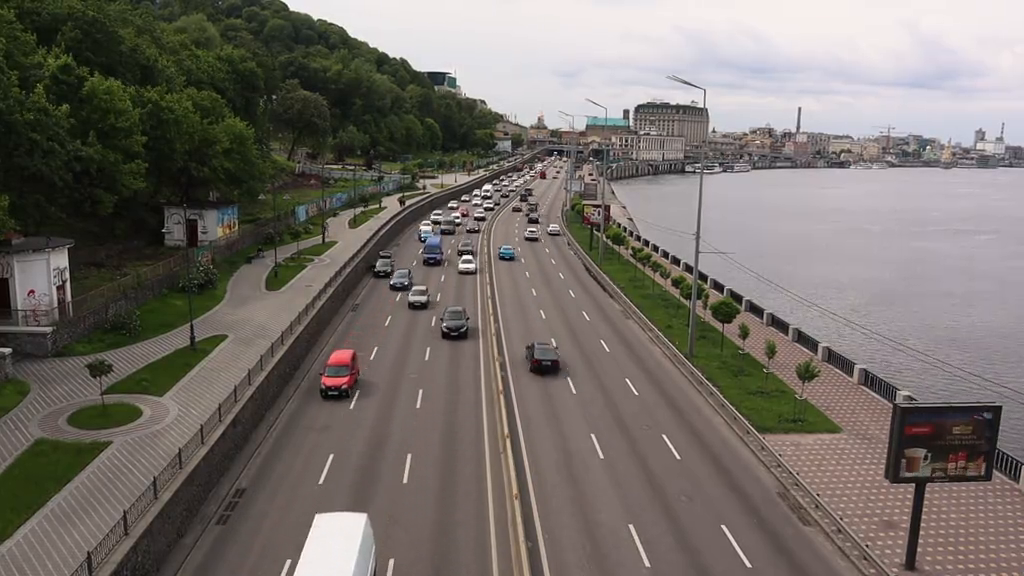
#> input picture frame 51 of Lab5/car.mp4, 1024 x 576 px, given in place of the camera
$ python main.py
#> lines starting #> are read from the running program, lines starting #| are printed output that depends on the picture; after the words box and inside, x2 and y2 are one past the last pixel; in counts of white or black regions, pixels touching at a corner belong together
import cv2 as cv
import numpy as np
import time


# [178 lines left out: functions sparse_optical_flow, dense_optical_flow, moving_objects_detection, not called in this run]

def real_time_analysis(source=0):
#> called with source = 0
    cap = cv.VideoCapture(source)

    if not cap.isOpened():
        print("Error: Cannot open video source.")
        return

    ret, frame1 = cap.read()
#> frame1 is the input picture: shape (576, 1024, 3); mean B, G, R 105, 110.8, 117
    if not ret:
        print("Error: Cannot read the first frame.")
        return

    prvs = cv.cvtColor(frame1, cv.COLOR_BGR2GRAY)
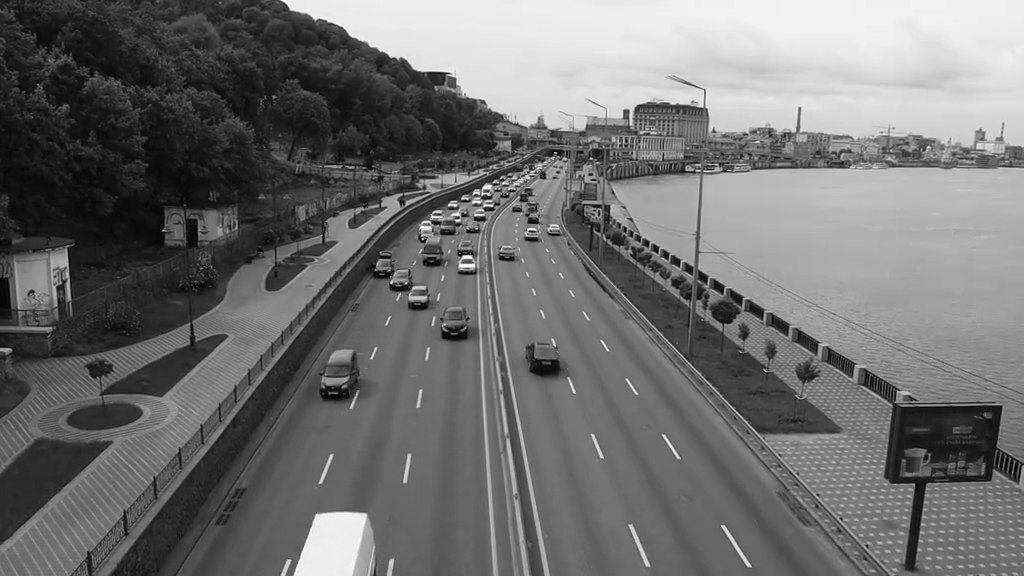
#> prvs: shape (576, 1024); min 0, max 255, mean 112.1
    start_time = time.time()
    frame_count = 0

    while cap.isOpened():
        ret, frame2 = cap.read()
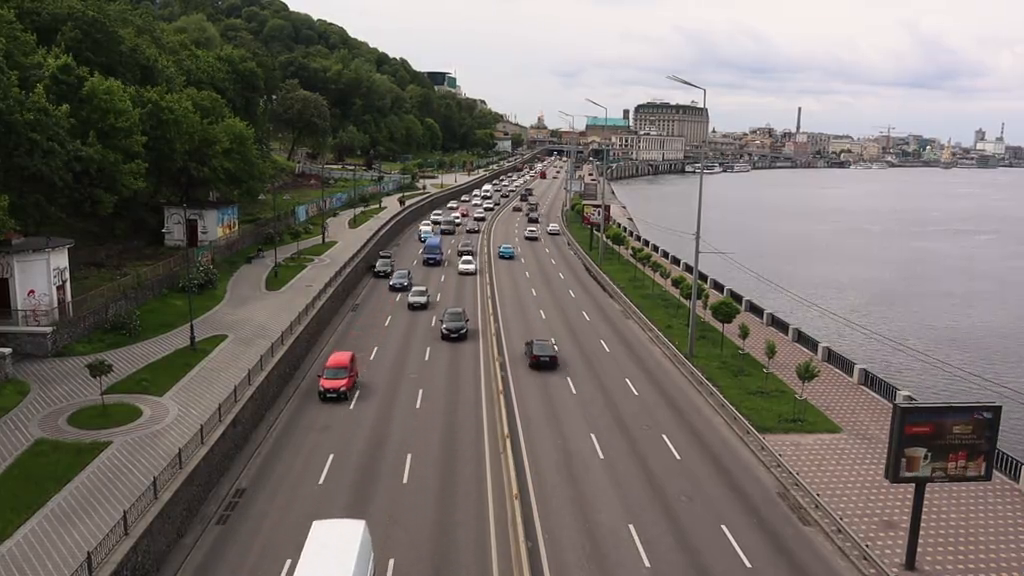
#> input picture frame 52 of Lab5/car.mp4, 1024 x 576 px, given in place of the camera
#> frame2 is the input picture: shape (576, 1024, 3); mean B, G, R 105, 110.8, 117
        if not ret:
            break

        next_frame = cv.cvtColor(frame2, cv.COLOR_BGR2GRAY)

        # Compute dense optical flow
        flow = cv.calcOpticalFlowFarneback(prvs, next_frame, None, 0.5, 3, 15, 3, 5, 1.2, 0)
        mag, ang = cv.cartToPolar(flow[..., 0], flow[..., 1])
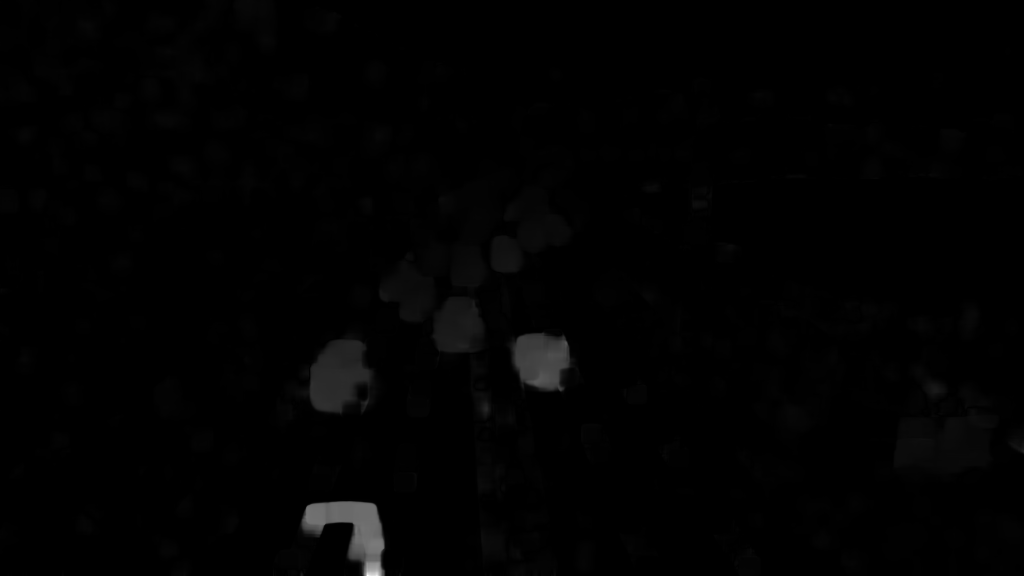
#> mag: shape (576, 1024) float32; min 0, max 16.26, mean 0.14; drawn with min black and max white
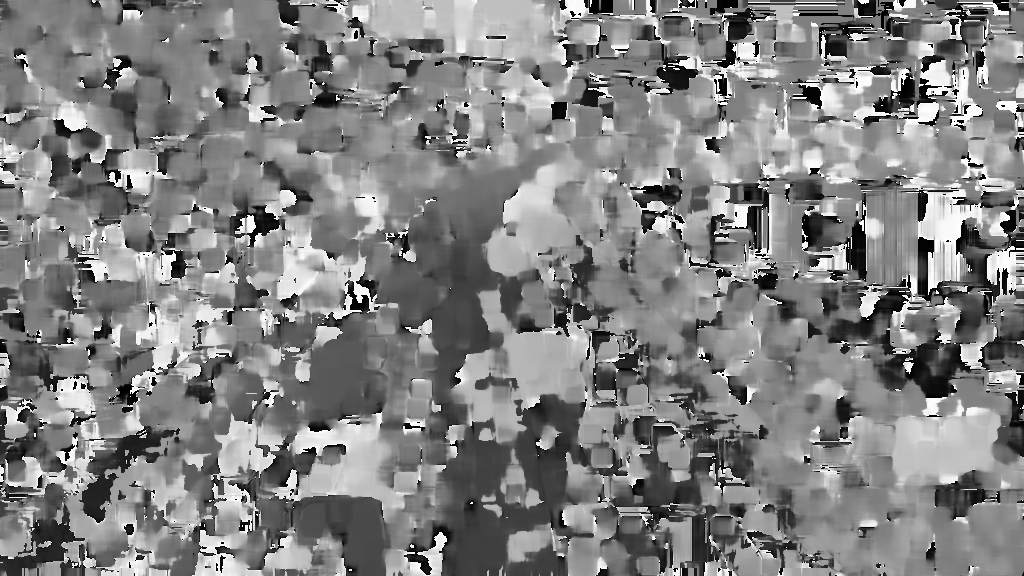
#> ang: shape (576, 1024) float32; min 9.37e-16, max 6.28, mean 3.22; drawn with min black and max white

        # Normalize magnitude for visualization
        motion_magnitude = cv.normalize(mag, None, 0, 255, cv.NORM_MINMAX)

        # Adaptive threshold for motion mask
        _, motion_mask = cv.threshold(motion_magnitude, 25, 255, cv.THRESH_BINARY)
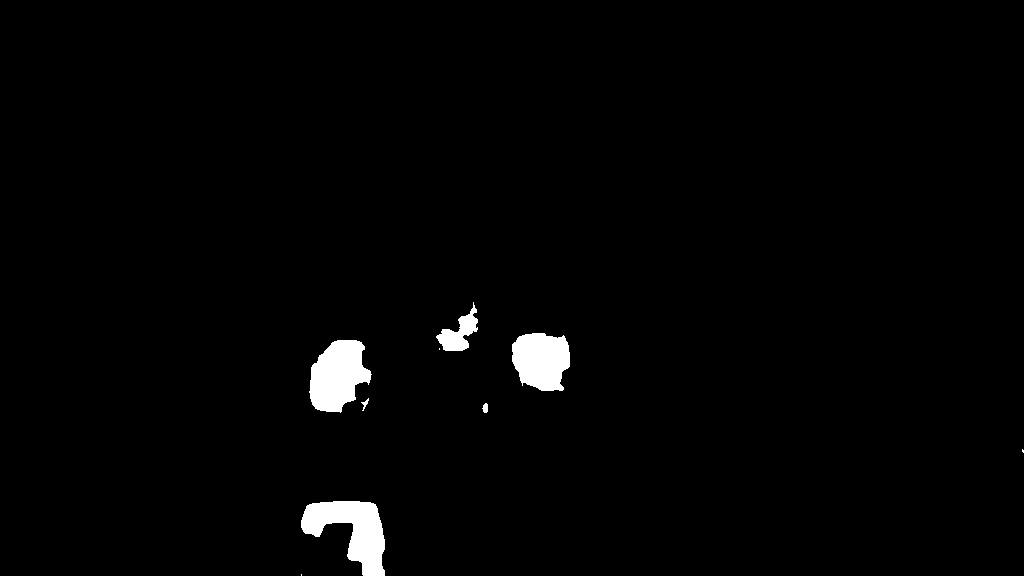
#> motion_mask: shape (576, 1024) float32; 1.7% white; 9 white regions (3 under 20 px), largest, box (x1, y1, x2, y2) and area: (301, 501, 385, 576) 3410, (309, 340, 372, 413) 3146, (512, 333, 570, 391) 2701, (436, 302, 478, 351) 883, (482, 403, 488, 413) 45, (361, 398, 369, 411) 37
        motion_mask = motion_mask.astype(np.uint8)

        # Apply morphological operations to remove noise
        kernel = np.ones((5, 5), np.uint8)
        motion_mask = cv.morphologyEx(motion_mask, cv.MORPH_OPEN, kernel)
#> motion_mask: shape (576, 1024); 1.7% white; 5 white regions, box (x1, y1, x2, y2) and area: (301, 501, 385, 576) 3407, (310, 340, 371, 412) 3130, (512, 333, 570, 391) 2683, (438, 314, 477, 351) 814, (483, 405, 488, 412) 35
        motion_mask = cv.morphologyEx(motion_mask, cv.MORPH_CLOSE, kernel)
#> motion_mask: shape (576, 1024); 1.7% white; 5 white regions

        # Find contours of moving objects
        contours, _ = cv.findContours(motion_mask, cv.RETR_EXTERNAL, cv.CHAIN_APPROX_SIMPLE)
#> contours = 5 contours; box (x1, y1, x2, y2) and area: (301, 501, 385, 576) 3256, (310, 340, 371, 412) 3022, (512, 333, 570, 391) 2594, (438, 314, 477, 351) 757, (483, 405, 488, 412) 24

        for cnt in contours:
            if cv.contourArea(cnt) > 1000:  # Ignore small movements
                x, y, w, h = cv.boundingRect(cnt)

                # Compute average motion speed
                avg_speed = np.mean(mag[np.where(motion_mask[y:y+h, x:x+w] > 0)])

                # Compute average motion direction
                avg_angle = np.mean(ang[np.where(motion_mask[y:y+h, x:x+w] > 0)]) * (180 / np.pi)

                # Draw bounding box
                cv.rectangle(frame2, (x, y), (x + w, y + h), (0, 255, 0), 2)

                # Display motion information
                text_color = (0, 255, 0)
                cv.putText(frame2, f"Speed: {avg_speed:.2f} px/frame", (x, y - 10),
                           cv.FONT_HERSHEY_SIMPLEX, 0.5, text_color, 1)
                cv.putText(frame2, f"Dir: {avg_angle:.1f} deg", (x, y - 30),
                           cv.FONT_HERSHEY_SIMPLEX, 0.5, text_color, 1)
#> this loop made 5 passes
#> (x, y, w, h, avg_speed, avg_angle) on passes 1, 3, 4: (301, 501, 84, 75, 0.0906, 176.8), (310, 340, 61, 72, 0.068, 172.9), (512, 333, 58, 58, 0.0694, 168.5)
#> cnt on pass 2: [[483, 405], [483, 411], [487, 411], [487, 405]]
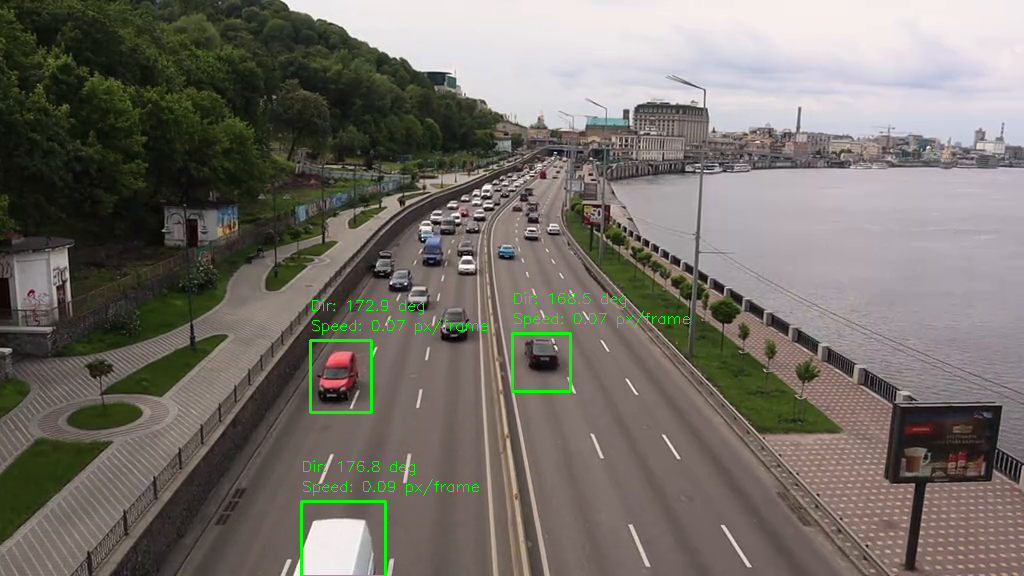
#> frame2: shape (576, 1024, 3); 0.69% of pixels changed, all inside (x1, y1, x2, y2) = (300, 292, 690, 576)

        # Display processed frame
        cv.imshow('Real-Time Motion Analysis', frame2)

        # Exit on ESC key
        if cv.waitKey(30) & 0xFF == 27:
#> (key Esc is pressed here)
            break

        prvs = next_frame
        frame_count += 1

    elapsed_time = time.time() - start_time
    if frame_count > 0:
        print(f'Average processing time per frame: {elapsed_time / frame_count:.4f} seconds')

    cap.release()
    cv.destroyAllWindows()


videoPath = r"C:\#Projects\ZAOWIR\Lab5\car.mp4"

#sparse_optical_flow(videoPath)
#dense_optical_flow(videoPath)
#moving_objects_detection(videoPath)
real_time_analysis(0)

$ run again, starting later in the video
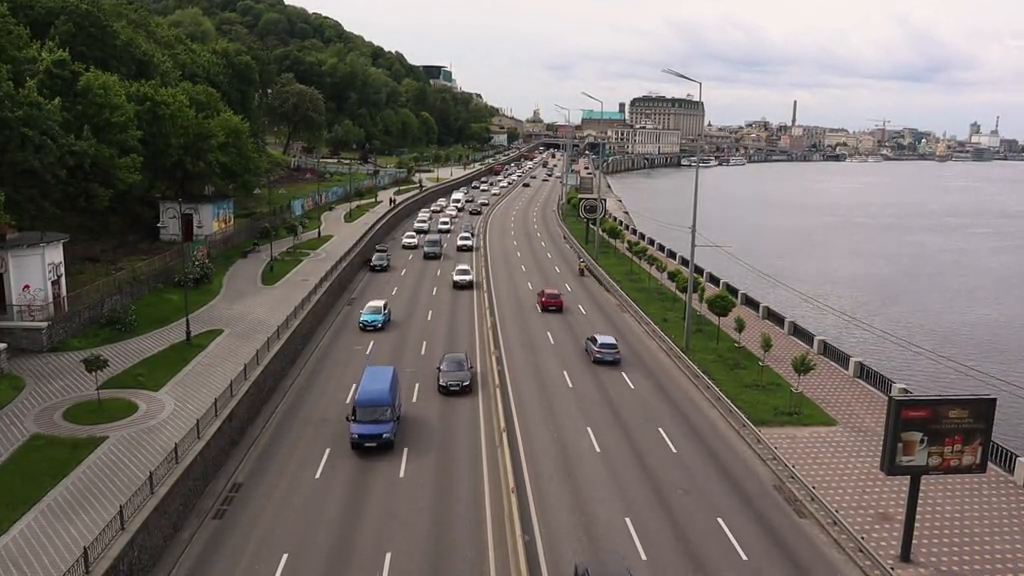
#> input picture frame 231 of Lab5/car.mp4, 1024 x 576 px, given in place of the camera
#> in real_time_analysis, frame1 is the input picture: shape (576, 1024, 3); mean B, G, R 103.7, 109.2, 115.3
#> in real_time_analysis, `_, motion_mask = cv.threshold(motion_magnitude, 25, 255, cv.THRESH_BIN..`:
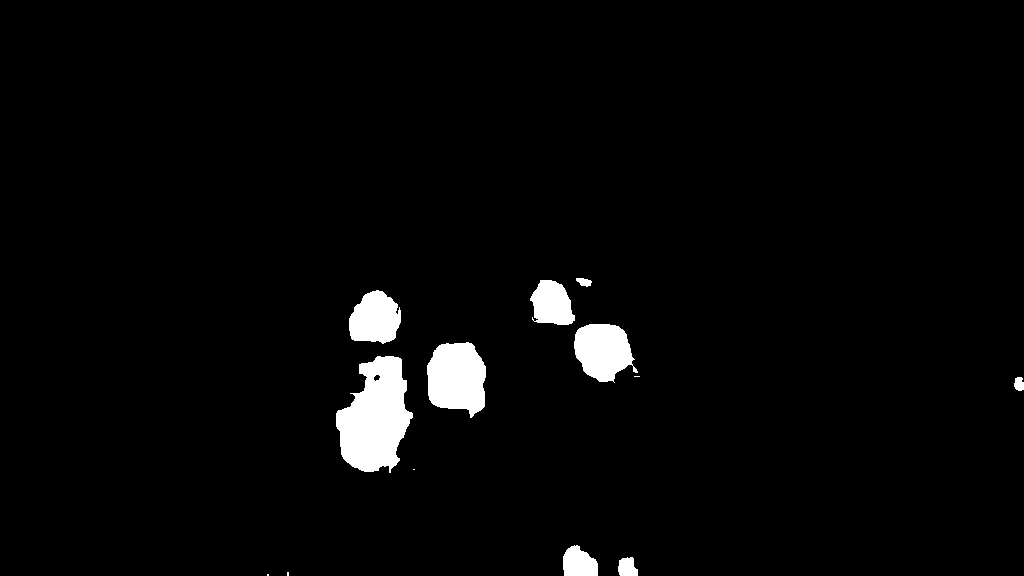
#> motion_mask: shape (576, 1024) float32; 2.9% white; 13 white regions (4 under 20 px), largest, box (x1, y1, x2, y2) and area: (336, 356, 413, 473) 6003, (427, 342, 486, 418) 3485, (574, 324, 638, 383) 2632
#> contours = 9 contours; largest, box (x1, y1, x2, y2) and area: (336, 356, 413, 472) 5839, (427, 343, 486, 414) 3360, (574, 324, 632, 382) 2512, (349, 291, 401, 343) 2008, (531, 280, 575, 325) 1412
#> the loop in real_time_analysis, `for cnt in contours:` made 9 passes
#> (x, y, w, h, avg_speed, avg_angle) on passes 4 to 8: (336, 356, 77, 116, 0.0227, 198.5), (427, 343, 59, 71, 0.0212, 191.8), (574, 324, 58, 58, 0.0155, 199.7), (349, 291, 52, 52, 0.0185, 200.8), (531, 280, 44, 45, 0.0139, 206.1)
#> after the loop in real_time_analysis, `for cnt in contours:`:
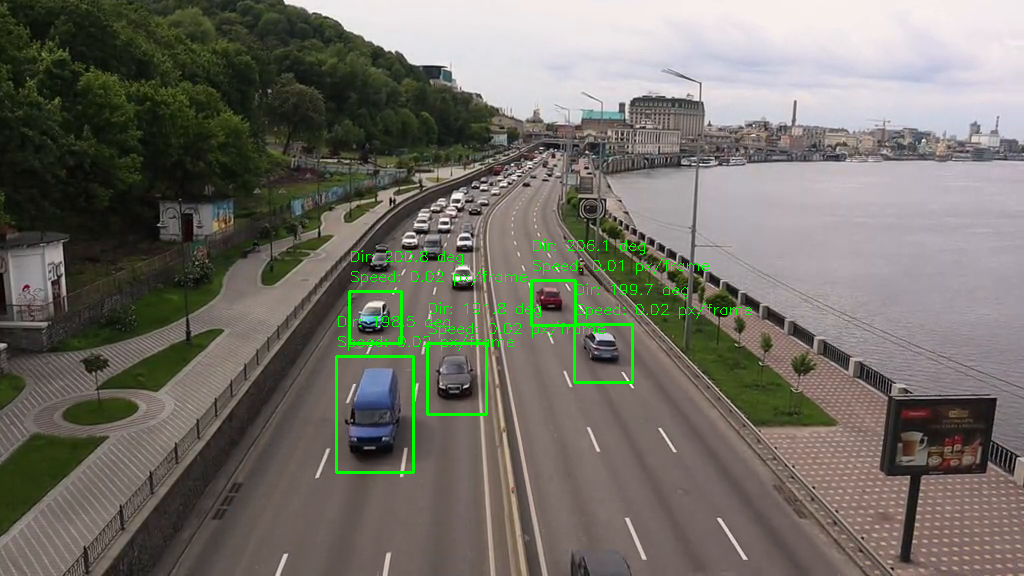
#> frame2: shape (576, 1024, 3); mean B, G, R 102.5, 110.8, 113.8

$ run again, starting later in the video
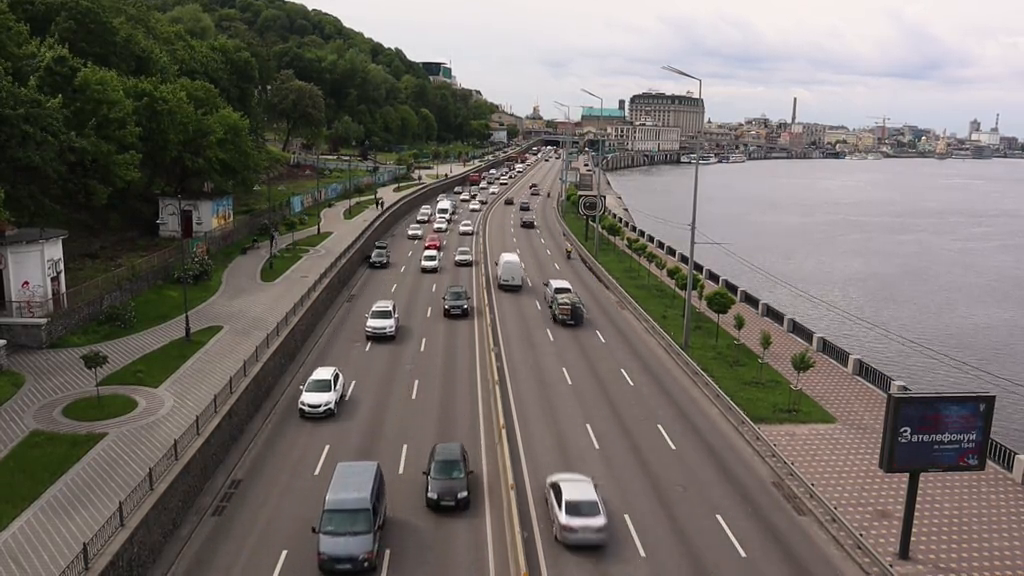
#> input picture frame 412 of Lab5/car.mp4, 1024 x 576 px, given in place of the camera
#> in real_time_analysis, frame1 is the input picture: shape (576, 1024, 3); mean B, G, R 103.1, 108.6, 114.3
#> in real_time_analysis, `_, motion_mask = cv.threshold(motion_magnitude, 25, 255, cv.THRESH_BIN..`:
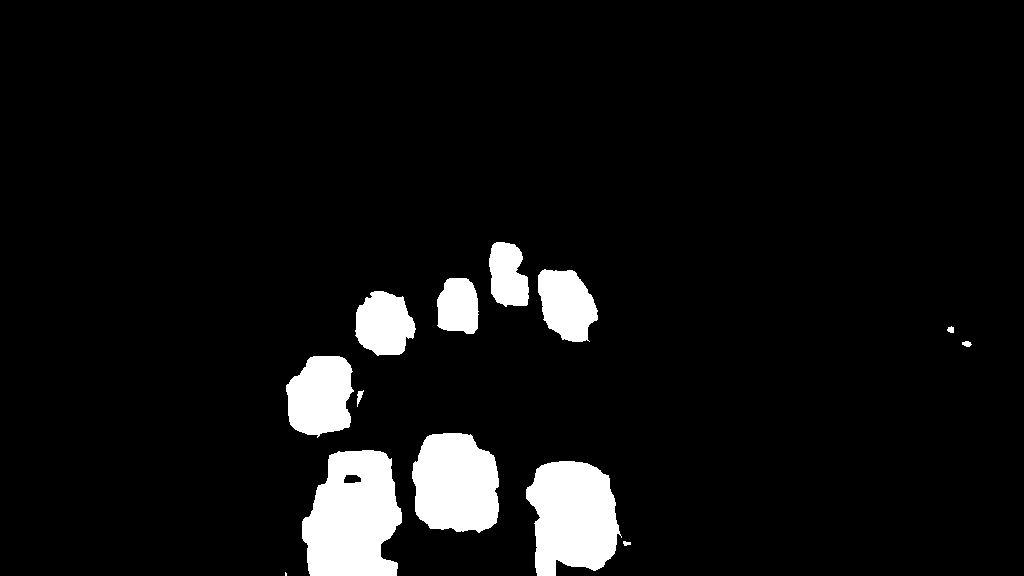
#> motion_mask: shape (576, 1024) float32; 6.8% white; 13 white regions (1 under 20 px), largest, box (x1, y1, x2, y2) and area: (302, 450, 402, 576) 9773, (526, 461, 622, 576) 8304, (412, 433, 499, 533) 7212
#> contours = 9 contours; largest, box (x1, y1, x2, y2) and area: (302, 450, 402, 576) 9687, (526, 461, 619, 576) 8121, (412, 433, 499, 532) 7051, (286, 356, 352, 435) 4174, (538, 270, 598, 342) 3064
#> the loop in real_time_analysis, `for cnt in contours:` made 9 passes
#> (x, y, w, h, avg_speed, avg_angle) on passes 1, 2, 3, 4, 6, 7, 8, 9: (526, 461, 93, 115, 0.0453, 215.2), (302, 450, 100, 126, 0.0396, 204.8), (412, 433, 87, 99, 0.0457, 207.8), (286, 356, 66, 79, 0.0462, 211.6), (356, 291, 59, 64, 0.0453, 223.5), (437, 278, 41, 56, 0.0461, 212.8), (538, 270, 60, 72, 0.0412, 227.5), (489, 242, 40, 64, 0.0423, 203.4)
#> after the loop in real_time_analysis, `for cnt in contours:`:
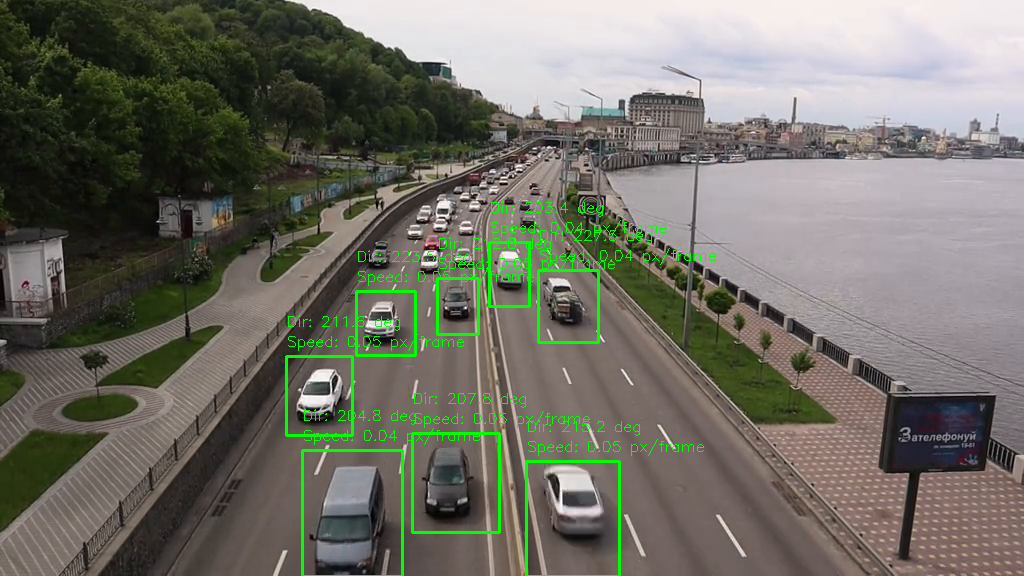
#> frame2: shape (576, 1024, 3); mean B, G, R 101.3, 111.6, 112.1
